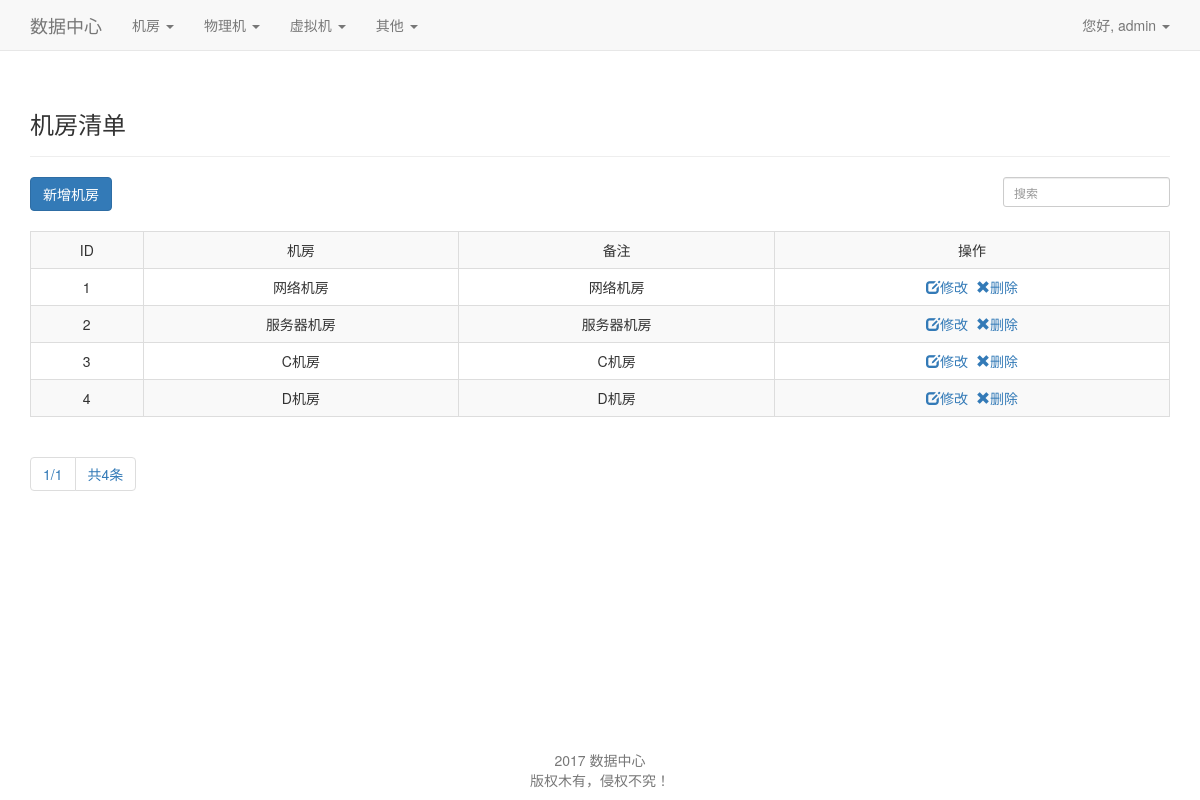
The page /idc_items/ (signed in) on the database its author committed.
### yto_cmdb/models.py (models this page shows, shortened)
class idc(models.Model):
    idc_name=models.CharField(max_length=200)
    other=models.CharField(max_length=200)
    date_added = models.DateTimeField(auto_now_add=True)

### yto_cmdb/views.py (the view)
# urls.py: url(r'^idc_items/$',views.idc_list,name='idc_items'),
@permission_required('yto_cmdb.delete_idc', 'yto_cmdb.add_idc','yto_cmdb.change_idc')
@login_required()
def idc_list(request):
    cmdb_list = idc.objects.all().order_by('date_added')
    nums = len(cmdb_list)
    paginator = Paginator(cmdb_list, 10)
    page = request.GET.get('page')
    try:
        content = paginator.page(page)
    except PageNotAnInteger:
        content = paginator.page(1)
    except EmptyPage:
        content = paginator.page(paginator.num_pages)
    contents = {'topics': content, 'nums': nums}
    return render(request, 'yto_cmdb/idc/items.html', contents)

### yto_cmdb/templates/yto_cmdb/idc/items.html (shortened to what this page needs)
{% extends "yto_cmdb/base.html" %}
{% load bootstrap3 %}
{% block header %}
    <h3>机房清单</h3>
{% endblock %}
{% block content %}
    <form method="get" action="{% url 'yto_cmdb:idc_search' %}" class="form-inline">
        <div class="form-group">
            <input value="新增机房" type="button" class="btn btn-primary"
                   onclick="location.href='{% url "yto_cmdb:idc_new" %}'"/>
        </div>
        <div class="form-group-sm" style="float: right">
            <input type="text" name="keyword" class="form-control" placeholder="搜索" required>
        </div>
    </form>
    <br>
    <div class="table-responsive">
        <table class="table table-striped table-bordered table-hover table-responsive ">
            <tr>
                <td style="text-align:center">ID</td>
                <td style="text-align:center">机房</td>
                <td style="text-align:center">备注</td>
                <td style="text-align:center">操作</td>
            </tr>
            {% for topic in topics %}
                <tr>
                    <td style="text-align:center">{{ topic.id }}</td>
                    <td style="text-align:center">{{ topic.idc_name }}</td>
                    <td style="text-align:center">{{ topic.other }}</td>
                    <td style="text-align:center"><a href="{% url 'yto_cmdb:idc_edit' topic.id %}"><span
                            class="glyphicon glyphicon-edit"></span>修改</a>&nbsp;
                <a href="javascript:if(confirm('删除本条目会自动删除与其相关联的所有记录，确实要删除吗?'))location= '{% url "yto_cmdb:idc_delete" topic.id %}'"><span
                            class="glyphicon glyphicon-remove"></span>删除</a></td>
                </tr>
            {% endfor %}
        </table>
    </div>
    <nav aria-label="Page navigation">
        <ul class="pagination">
            {% if topics.number %}
                <li><span aria-hidden="true">{{ topics.number }}/{{ topics.paginator.num_pages }}</span></li>
                <li><span aria-hidden="true">共{{ nums }}条</span></li>
            {% endif %}
        </ul>
    </nav>
{% endblock %}

### yto_cmdb/templates/yto_cmdb/base.html (shortened to what this page needs)
{% load bootstrap3 %}
<!DOCTYPE html>
<html lang="en">
<head>
    {% bootstrap_css %}
</head>
<body>
<nav class="navbar navbar-default navbar-static-top">
    <div class="container">
        <div class="navbar-header">
            <a class="navbar-brand" href="{% url 'yto_cmdb:index' %}">数据中心</a>
        </div>
        <div id="navbar" class="navbar-collapse collapse">
            {% if perms.yto_cmdb %}
                <ul class="nav navbar-nav">
                <li class="dropdown">
                    <a href="#" class="dropdown-toggle" data-toggle="dropdown">
                        机房
                        <b class="caret"></b>
                    </a>
                </li>
                <li class="dropdown">
                    <a href="#" class="dropdown-toggle" data-toggle="dropdown">
                        物理机
                        <b class="caret"></b>
                    </a>
                </li>
                <li class="dropdown">
                    <a href="#" class="dropdown-toggle" data-toggle="dropdown">
                        虚拟机
                        <b class="caret"></b>
                    </a>
                </li>
                <li class="dropdown">
                    <a href="#" class="dropdown-toggle" data-toggle="dropdown">
                        其他
                        <b class="caret"></b>
                    </a>
                </li>
            {% endif %}
            </ul>
            <ul class="nav navbar-nav navbar-right ">
                {% if user.is_authenticated %}
                    <li class="dropdown">
                        <a href="#" class="dropdown-toggle" data-toggle="dropdown">
                            您好, {{ user.username }}
                            <b class="caret"></b>
                        </a>
                    </li>
                {% else %}
                    <li><a href="{% url 'users:register' %}">注册</a></li>
                    <li><a href="{% url 'users:login' %}">登陆</a></li> {% endif %}
            </ul>
        </div>
    </div>
</nav>
<div class="container">
    <div class="page-header">
        {% block header %}{% endblock header %}
    </div>
    <div>
        {% block content %}{% endblock content %}
    </div>
</div>
<div id="footer" class="container">
    <nav class="navbar navbar-fixed-bottom">
        <p class="text-muted credit" align="center">
            2017 数据中心<br>
            版权木有，侵权不究！
        </p>
    </nav>
</div>
</body>
</html>

### yto_cmdb/templates/yto_cmdb/idc/items.html (style rules this page uses)
td { white-space: nowrap; }

### rows shown on the page
idc: id "1", idc_name "网络机房", other "网络机房"
idc: id "2", idc_name "服务器机房", other "服务器机房"
idc: id "3", idc_name "C机房", other "C机房"
idc: id "4", idc_name "D机房", other "D机房"

### other values the page prints
{{ user.username }} "admin"
{{ topics.number }} "1"
{{ topics.paginator.num_pages }} "1"
{{ nums }} "4"
